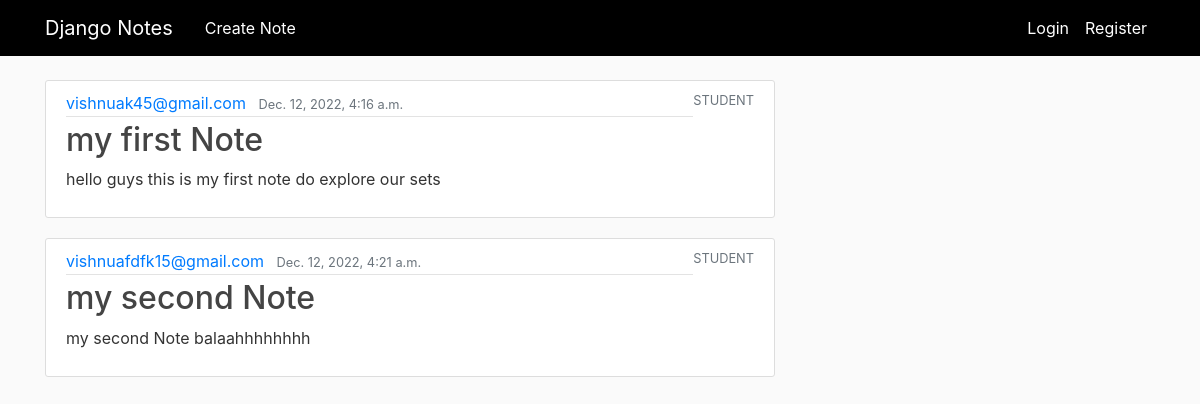
The page / on the database its author committed.
### accounts/models.py (models this page shows, shortened)
class Note(models.Model):
    title = models.CharField(max_length=100)
    content = models.TextField()
    date_posted = models.DateTimeField(default=timezone.now)
    author = models.ForeignKey(User, on_delete=models.CASCADE)

class User(AbstractBaseUser, PermissionsMixin):
    email = models.EmailField(max_length=254, unique=True)
    name = models.CharField(max_length=254, null=True, blank=True)
    is_staff = models.BooleanField(default=False)
    is_superuser = models.BooleanField(default=False)
    is_active = models.BooleanField(default=True)
    last_login = models.DateTimeField(null=True, blank=True)
    date_joined = models.DateTimeField(auto_now_add=True)
    role = models.CharField(max_length=25,choices=USER_ROLES)
    country = CountryField()
    nationalitie = models.CharField(max_length=25,choices=NATIONALITIES)
    Mobile = PhoneNumberField(null=False, blank=False, unique=True)
    USERNAME_FIELD = 'email'
    EMAIL_FIELD = 'email'
    REQUIRED_FIELDS = ['name', 'role', 'country', 'nationalitie', 'Mobile']
    objects = UserManager()

### accounts/views.py (the view)
# urls.py: path('', views.home, name="home"),
def home(request):
    context = {
        'notes': Note.objects.all()
    }
    return render(request, 'accounts/home.html', context)

### accounts/templates/accounts/home.html
{% extends "accounts/base.html" %}
{% block content %}
    {% for note in notes %}
        <article class="media content-section">
          <div class="media-body">
            <div class="article-metadata">
              <a class="mr-2" href="{% url 'notes-detail' note.id %}">{{ note.author }}</a>
              <small class="text-muted">{{ note.date_posted }}</small>
            </div>
            <h2><a class="article-title" href="{% url 'notes-detail' note.id %}">{{ note.title }}</a></h2>
            <p class="article-content">{{ note.content }}</p>
          </div>
          <small class="text-muted">{{ note.author.role }}</small>
        </article>
    {% endfor %}
{% endblock content %}

### accounts/templates/accounts/base.html (shortened to what this page needs)
{% load static %}
<!DOCTYPE html>
<html>
<head>
    <link rel="stylesheet" href="https://maxcdn.bootstrapcdn.com/bootstrap/4.0.0/css/bootstrap.min.css">
    <link rel="stylesheet" type="text/css" href="{% static 'accounts/main.css' %}">
</head>
<body>
    <header class="site-header">
      <nav class="navbar navbar-expand-md navbar-dark bg-steel fixed-top">
        <div class="container">
          <a class="navbar-brand mr-4" href="/">Django Notes</a>
          <div class="collapse navbar-collapse" id="navbarToggle">
            <div class="navbar-nav mr-auto">
              <a class="nav-item nav-link" href="{% url 'note-create' %}">Create Note</a>
            </div>
            <div class="navbar-nav">
              {% if user.is_authenticated %}
                <a class="nav-item nav-link" href="{% url 'profile' %}">Profile</a>
                <a class="nav-item nav-link" href="{% url 'logout' %}">Logout</a>
              {% else %}
                <a class="nav-item nav-link" href="{% url 'login' %}">Login</a>
                <a class="nav-item nav-link" href="{% url 'register' %}">Register</a>
              {% endif %}
            </div>
          </div>
        </div>
      </nav>
    </header>
    <main role="main" class="container">
      <div class="row">
        <div class="col-md-8">
          {% block content %}{% endblock %}
        </div>
      </div>
    </main>
</body>
</html>

### accounts/static/accounts/main.css (style rules this page uses)
body { background: #fafafa; color: #333333; margin-top: 5rem; }
h1, h2, h3, h4, h5, h6 { color: #444444; }
.bg-steel { background-color: #000000; }
.site-header .navbar-nav .nav-link { color: #ffffff; }
.content-section { background: #ffffff; padding: 10px 20px; border: 1px solid #dddddd; border-radius: 3px; margin-bottom: 20px; }
.article-title { color: #444444; }
.article-content { white-space: pre-line; }
.article-metadata { padding-bottom: 1px; margin-bottom: 4px; border-bottom: 1px solid #e3e3e3 }

### rows shown on the page
Note: author "vishnuak45@gmail.com", date_posted "Dec. 12, 2022, 4:16 a.m.", title "my first Note", content "hello guys this is my first note do explore our sets", author.role "STUDENT"
Note: author "vishnuafdfk15@gmail.com", date_posted "Dec. 12, 2022, 4:21 a.m.", title "my second Note", content "my second Note balaahhhhhhhh", author.role "STUDENT"
